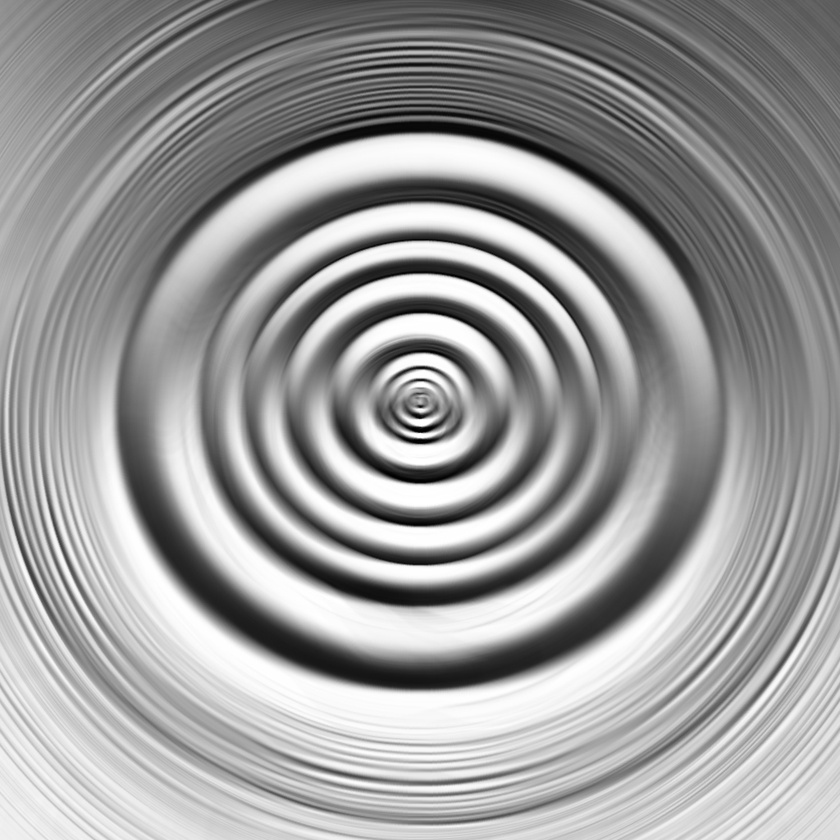
#> input picture backend/assets/wave/wave.jpg, 840 x 840 px, shrunk from 1024 x 1024 before the run
$ python -i generate_bump_map.py   (imports and definitions only)   (older library calls are emulated)
#> lines starting #> are read from the running program, lines starting #| are printed output that depends on the picture
#> further down, picture is the input picture: shape (840, 840, 3); min 0, max 255, mean 154.2
from PIL import Image
import cv2
import numpy as np
def generate_bump_map(image):
    """Erstellt eine Bump Map."""
    gray = cv2.cvtColor(np.array(image), cv2.COLOR_RGB2GRAY)
    bump_map = cv2.Laplacian(gray, cv2.CV_32F, ksize=3)
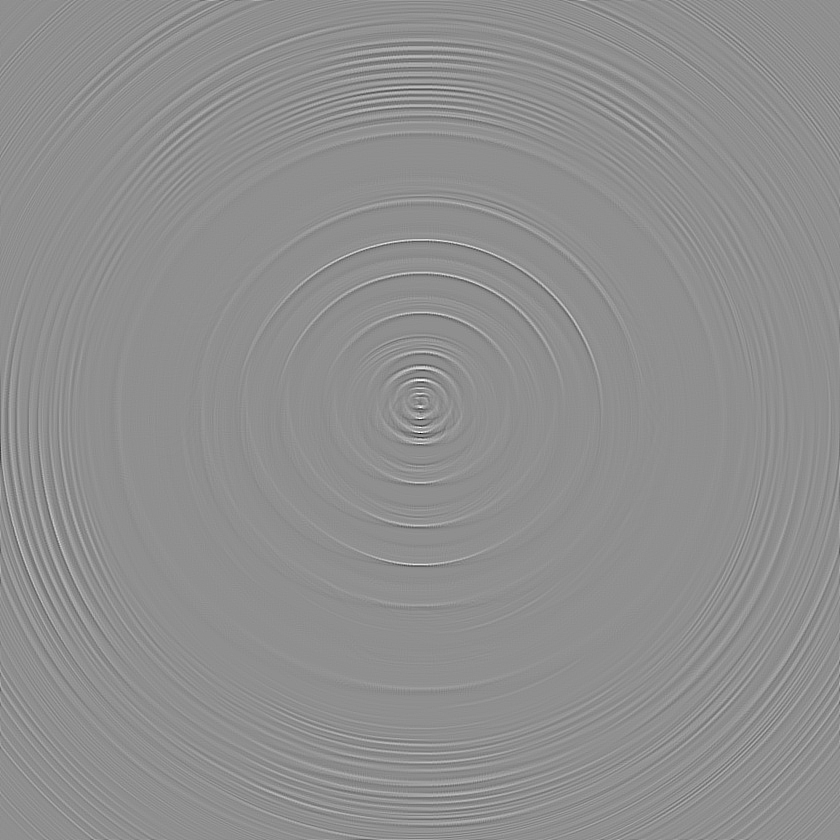
#> bump_map: shape (840, 840) float32; min -718, max 558, mean 0; drawn with min black and max white
    bump_map = cv2.normalize(bump_map, None, 0, 255, cv2.NORM_MINMAX)
    return Image.fromarray(bump_map.astype(np.uint8))

>>> import cv2
>>> picture = cv2.cvtColor(cv2.imread('../../assets/wave/wave.jpg'), cv2.COLOR_BGR2RGB)
>>> result = generate_bump_map(picture)
